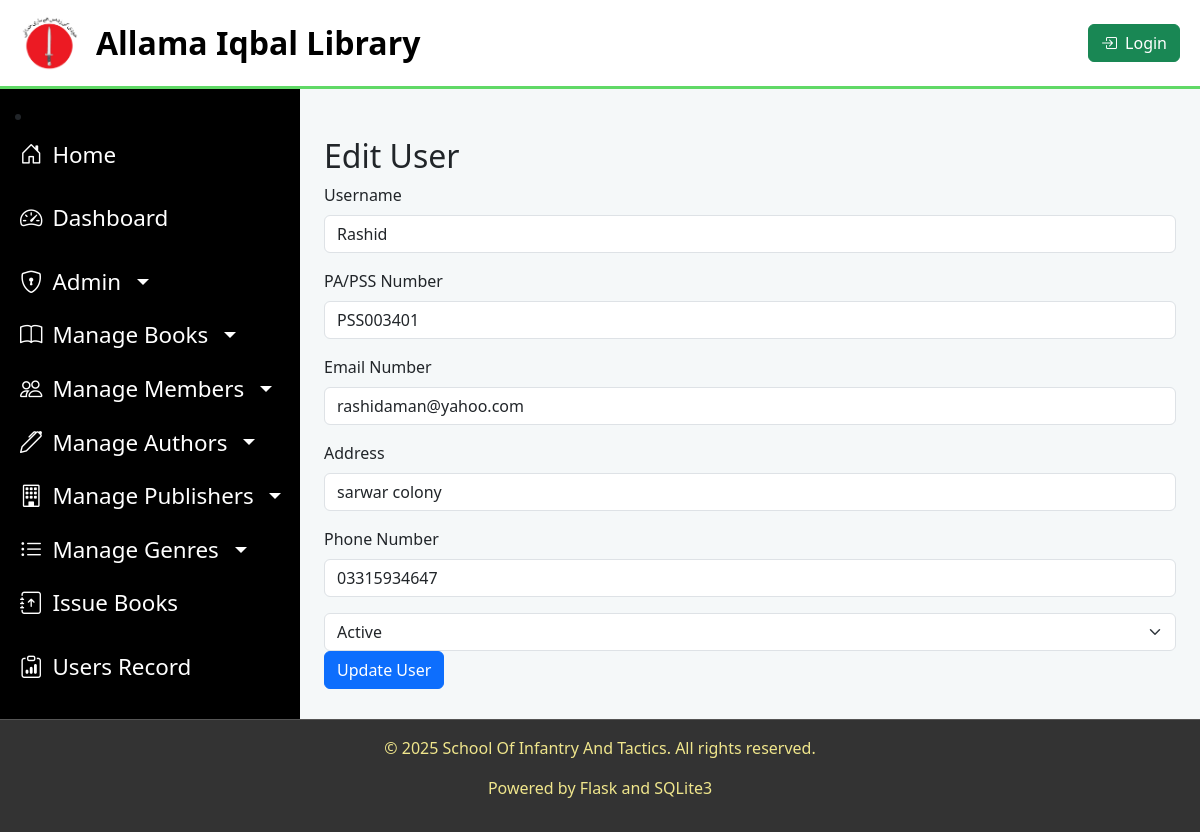
Page /edit_user/1 on the committed database.
### tables this page shows
CREATE TABLE "users"(
        user_id INTEGER PRIMARY KEY AUTOINCREMENT,
                username TEXT NOT NULL,
                pa_pss_number TEXT UNIQUE NOT NULL CHECK(pa_pss_number LIKE 'PA%' OR pa_pss_number LIKE 'PSS%'),
                 email_id TEXT NOT NULL,
                 phone_number TEXT NOT NULL,
                address TEXT NOT NULL,
                is_active BOOLEAN NOT NULL DEFAULT 1,
                date_activated DATE NOT NULL DEFAULT CURRENT_TIMESTAMP,
                is_deleted BOOLEAN DEFAULT 0
 );

### app.py (the view, shortened to what this page needs)
@app.route('/edit_user/<int:user_id>', methods=['GET', 'POST'])
def edit_user(user_id):
    conn = get_db_connection()
    c = conn.cursor()
    c.execute("SELECT * FROM users WHERE user_id = ?", (user_id,))
    user = c.fetchone()
    if not user:
            flash('User not found.', 'danger')
            return redirect(url_for('view_users'))
    return render_template('edit_user.html', user=user)

### helper.py (called while the page is built)
def get_db_connection():
    try:
        conn = sqlite3.connect('library.db')
        conn.row_factory = sqlite3.Row  # Enables accessing rows like dictionaries
        return conn
    except sqlite3.Error as e:
        return None

### templates/edit_user.html (shortened to what this page needs)
{% extends 'layout.html' %}
{% block content %}
<div class="container mt-4">
    <h2>Edit User</h2>
    <form method="POST" action="{{ url_for('edit_user', user_id=user.user_id) }}">
        <div class="mb-3">
            <label for="username" class="form-label">Username</label>
            <input type="text" class="form-control" id="username" name="username" value="{{ user.username }}" required>
        </div>
        <div class="mb-3">
            <label for="pa_pss_number" class="form-label">PA/PSS Number</label>
            <input type="text" class="form-control" id="pa_pss_number" name="pa_pss_number" value="{{ user.pa_pss_number }}" required>
        </div>
        <div class="mb-3">
            <label for="email_id" class="form-label">Email Number</label>
            <input type="text" class="form-control" id="email_id" name="email_id" value="{{ user.email_id }}" required>
        </div>
        <div class="mb-3">
            <label for="address" class="form-label">Address</label>
            <input type="text" class="form-control" id="address" name="address" value="{{ user.address }}" required>
        </div>
        <div class="mb-3">
            <label for="phone_number" class="form-label">Phone Number</label>
            <input type="text" class="form-control" id="phone_number" name="phone_number" value="{{ user.phone_number}}" required>
        </div>
        <select class="form-select" name="status" required>
            <option value="1" {% if user.is_active == 1 %}selected{% endif %}>Active</option>
        </select>
        <button type="submit" class="btn btn-primary">Update User</button>
    </form>
</div>
{% endblock %}

### templates/layout.html (style rules this page uses)
body { display: flex; flex-direction: column; min-height: 100vh; background-color: #f5f8f9; }

### rows in the picture
users: username "Rashid", pa_pss_number "PSS003401", email_id "rashidaman@yahoo.com", address "sarwar colony", phone_number "03315934647", status "Active"
